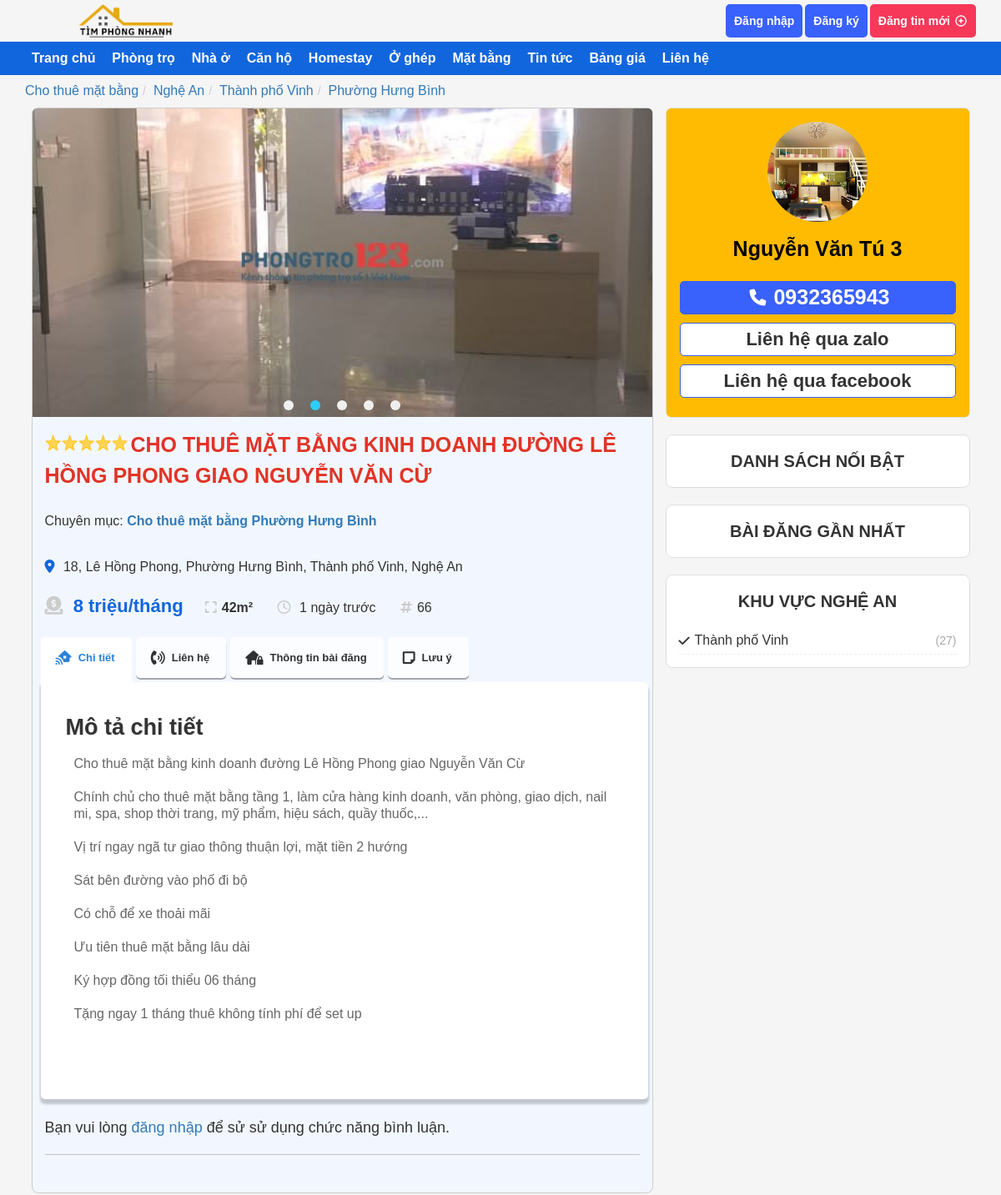
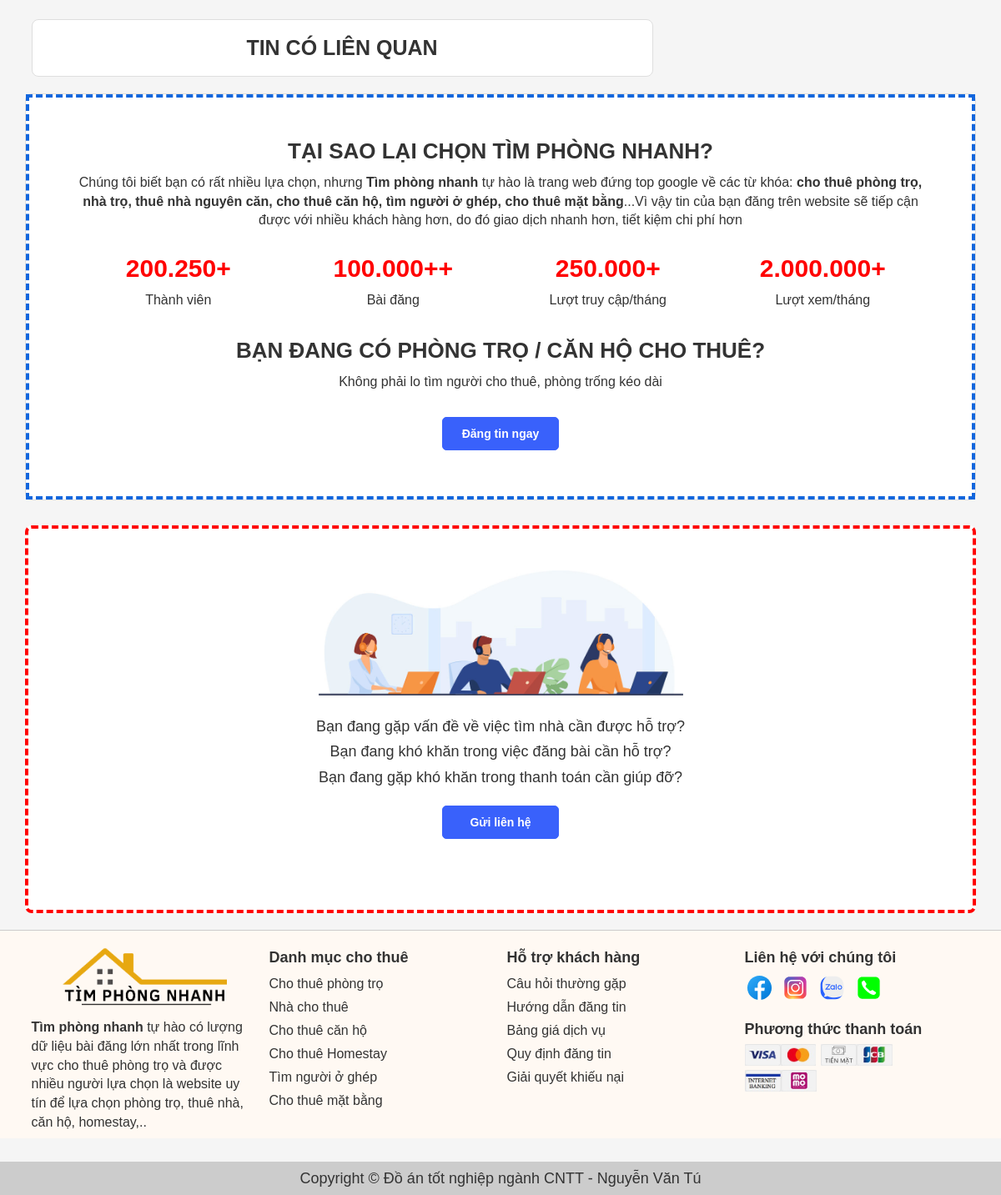
Page /article-details.php?id=66 on the committed database (2 pictures, top to bottom).
### tables this page shows
CREATE TABLE `tbl_categories` (
  `id` bigint(20) NOT NULL,
  `name` varchar(255) NOT NULL,
  `classify` varchar(255) NOT NULL,
  `slug` varchar(255) NOT NULL,
  `type` varchar(255) NOT NULL,
  `title` varchar(255) NOT NULL,
  `description` varchar(255) NOT NULL,
  `status` int(11) NOT NULL DEFAULT 1,
  `created_at` timestamp NOT NULL DEFAULT current_timestamp(),
  `updated_ad` timestamp NOT NULL DEFAULT current_timestamp()
);

CREATE TABLE `tbl_rooms_image` (
  `id` bigint(20) NOT NULL,
  `id_rooms` bigint(20) NOT NULL,
  `image` varchar(255) NOT NULL,
  `created_ad` timestamp NOT NULL DEFAULT current_timestamp()
);

CREATE TABLE `tbl_city` (
  `id` bigint(20) NOT NULL,
  `classify` varchar(255) NOT NULL,
  `name` varchar(255) NOT NULL,
  `fullname` varchar(255) NOT NULL,
  `created_ad` timestamp NOT NULL DEFAULT current_timestamp(),
  `update_at` timestamp NOT NULL DEFAULT current_timestamp()
);

### article-details.php (the view, shortened to what the rows shown need)
<?php
  include './include/connect.php';
  include './include/data.php';
  $id = isset($_GET['id'])?$_GET['id']:'';
  $queryRoom = $conn->prepare("SELECT r.*, ci.name AS city, dis.fullname AS district, wa.fullname AS ward, us.fullname AS name_user, us.phone AS phone_user,us.avatar,us.facebook,ca.slug AS category_slug,ca.classify AS category_classify,typ.name_type, ca.name as category_name, CURDATE() AS today
  FROM tbl_rooms r JOIN tbl_user us on us.id = r.user_id
  JOIN tbl_city ci ON ci.id = r.city_id
  JOIN tbl_district dis ON dis.id = r.district_id
  JOIN tbl_ward wa ON wa.id = r.ward_id
  JOIN tbl_new_type typ ON typ.id = r.news_type_id
  JOIN tbl_categories ca ON ca.id = r.category_id
  WHERE r.id = $id");
  $queryRoom->execute();
  $resultsRoom = $queryRoom->fetch(PDO::FETCH_OBJ);
  $cityName = $resultsRoom -> city;
  $queryRoomImg = $conn->prepare("SELECT * FROM tbl_rooms_image WHERE id_rooms = $id");
  $queryRoomImg->execute();
  $resultsRoomImg = $queryRoomImg->fetchAll(PDO::FETCH_OBJ);
  $idCity = $resultsRoom -> city_id;
  $queryCity= $conn -> prepare("SELECT c.name as city, d.fullname as district, COUNT(r.district_id) as number FROM tbl_city c JOIN tbl_district d ON c.id = d.city_id JOIN tbl_rooms r ON r.district_id = d.id WHERE c.id = :id GROUP BY d.fullname");
  $queryCity-> bindParam(':id', $idCity, PDO::PARAM_STR);
  $queryCity-> execute();
  $resultsCity = $queryCity->fetchAll(PDO::FETCH_OBJ);
?>
<!DOCTYPE html>
<html lang="en">
  <head>
    <?php include('./include/link-css.php');?>
  </head>
  <body>
    <?php include('./include/header.php');?>
    <div id="main" class = "mg-t90">
      <div class="container">
        <div id="post">
          <div class="row">
            <div class="col-8">
              <div id="article-detail" class=" section article-detail">
                <div class="image-slider slider-detail">
                  <?php foreach ($resultsRoomImg as $key => $value) { ?>
                    <div class="image-item image-item-detail">
                        <div class="image image-detail">
                            <img src="<?php echo $value -> image?>" alt="slider1" />
                        </div>
                    </div>
                  <?php } ?>
                </div>
                <div
                <?php if($resultsRoom->news_type_id == 1){?>
                  class="post-detail post-vip vip-hot"
                <?php } if($resultsRoom->news_type_id == 2){?>
                  class="post-detail post-vip vip-1"
                <?php } if($resultsRoom->news_type_id == 3){?>
                  class="post-detail post-vip vip-2"
                <?php } if($resultsRoom->news_type_id == 4){?>
                  class="post-detail post-vip vip-3"
                <?php } ?>
                >
                    <div class="detail-info">
                        <div class="post-meta">
                            <h2 class="title">
                                <a href="#">
                                <?php if($resultsRoom->news_type_id == 1){?>
                                  <span class="star star-detail star-5"></span>
                                <?php } if($resultsRoom->news_type_id == 2){?>
                                  <span class="star star-detail star-4"></span>
                                <?php } if($resultsRoom->news_type_id == 3){?>
                                  <span class="star star-detail star-3"></span>
                                <?php } if($resultsRoom->news_type_id == 4){?>
                                  <span class="star star-detail star-2"></span>
                                <?php } ?>
                                <?php echo $resultsRoom->name ?></a>
                            </h2>
                        </div>
                    </div>
                </div>
                <div class="pcss3t pcss3t-effect-scale pcss3t-theme-1">
                  <ul>
                    <li class="tab-content tab-content-first typography">
                      <div class="section-header pd-10-0  ">
                        <h2 class="section-title">Mô tả chi tiết</h2>
                      </div>
                    </li>
                  </ul>
                </div>
              </div>
              <section class="section">
                <div class="section-header">
                  <h2 class="post_title">Tin có liên quan</h2>
                </div>
              </section>
            </div>
            <div class="col-4">
              <section class="section">
                <div class="section-header">
                  <h2 class="post_title" style = "font-size:20px">Danh sách nối bật</h2>
                </div>
              </section>
              <section class="section new-post">
                <div class="section-header new-post-header ">
                  <h2 class="post_title" style = "font-size:20px">Bài đăng gần nhất</h2>
                </div>
              </section>
              <section class="section">
                <div class="section-header">
                  <h2 class="post_title" style = "font-size:20px">Khu vực <?php echo $cityName?></h2>
                </div>
                <ul  class = "category" id = "category">
                  <?php foreach ($resultsCity as $key => $value) {?>
                    <li>
                      <h2>
                        <i class="fa-solid fa-check"></i>
                        <a href="#"><?php echo $value -> district ?></a>
                      </h2>
                      <span class="count">(<?php echo $value -> number ?>)</span>
                    </li>
                  <?php } ?>
                </ul>
              </section>
            </div>
          </div>
        </div>
      </div>
    </div>
    <?php include('./include/footer.php');?>
  </body>
</html>

### include/header.php (shortened to what the rows shown need)
<?php
include 'connect.php';
    $queryCate= $conn -> prepare("SELECT * FROM tbl_categories WHERE status = 1");
    $queryCate-> execute();
    $resultsCate = $queryCate->fetchAll(PDO::FETCH_OBJ);
?>
<div id="header">
    <nav class="header-navbar">
        <div class="container">
            <ul class="navbar-menu">
                <?php foreach ($resultsCate as $key => $value) {?>
                <li class="navbar-item"><a href="./rooms.php?ca=<?php echo $value -> slug ?>" class="navlist"><?php echo $value -> type ?></a></li>
                <?php } ?>
            </ul>
        </div>
    </nav>
</div>

### include/footer.php (shortened to what the rows shown need)
<div id="footer">
    <div class="container">
    <div class="row">
        <div class="col-3 footer-cubes">
        <ul class="footer-category category">
            <?php
            if(isset($dataCate)&&(count($dataCate)>1)){
                foreach($dataCate as $list){
                echo '<li>
                        <h4>
                            <a href="#">'.$list['name'].'</a>
                        </h4>
                        </li>';
                }
            }
            ?>
        </ul>
        </div>
    </div>
    </div>
</div>

### rows in the picture
tbl_categories: type "Phòng trọ", name "Cho thuê phòng trọ"
tbl_categories: type "Nhà ở", name "Nhà cho thuê"
tbl_categories: type "Căn hộ", name "Cho thuê căn hộ"
tbl_categories: type "Homestay", name "Cho thuê Homestay"
tbl_categories: type "Ở ghép", name "Tìm người ở ghép"
tbl_categories: type "Mặt bằng", name "Cho thuê mặt bằng"
tbl_rooms_image: image (picture)
tbl_city: value "Thành phố Vinh", value "27"

### other values in the picture
$resultsRoom->category_name "Cho thuê mặt bằng"
$resultsRoom -> city "Nghệ An"
$resultsRoom -> district "Thành phố Vinh"
$resultsRoom -> ward "Phường Hưng Bình"
$resultsRoom->name "CHO THUÊ MẶT BẰNG KINH DOANH ĐƯỜNG LÊ HỒNG PHONG GIAO NGUYỄN VĂN CỪ"
$resultsRoom->ward "Phường Hưng Bình"
$resultsRoom -> apartment_number "18"
$resultsRoom -> street "Lê Hồng Phong"
$bien "8"
$resultsRoom -> area "42"
$resultsRoom -> id "66"
$resultsRoom -> name_user "Nguyễn Văn Tú 3"
$resultsRoom -> phone_user "0932365943"
$cityName "NGHỆ AN"
